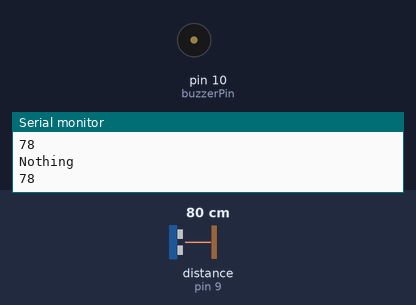
The sketch below on a simulated Arduino Uno, built with avr-gcc and run on an emulated ATmega328P. Shown: buzzer (waves = sounding, pin HIGH), the last lines printed to the serial monitor. Wiring (inferred from the names in the program): ultrasonic range finder: trigger pin 8; echo pin 9. The inputs (shaded band) are chosen by the test bench; at power-on: distance to the obstacle (sensor on pin 9) 80 cm. The echo pulse lasts 58.3 µs per cm; pins used as bus, display or sensor lines are not drawn.

Above: at 1.2 s.
1.3 s: distance to the obstacle (sensor on pin 9) set to 12 cm
2.8 s: distance to the obstacle (sensor on pin 9) set to 9 cm
At 3.6 s:
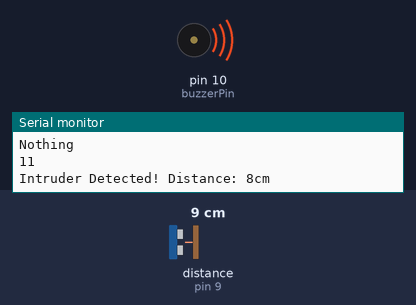
5.8 s: distance to the obstacle (sensor on pin 9) set to 18 cm
At 7.2 s:
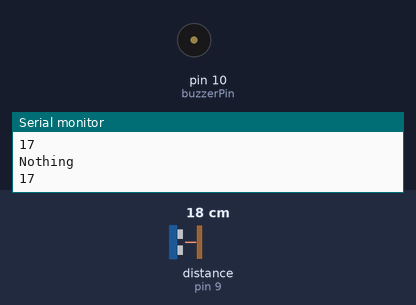
7.5 s: distance to the obstacle (sensor on pin 9) set to 2 cm
At 8.1 s:
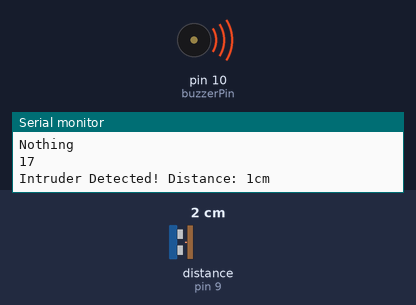
Timing chart, 0 to 11.5 s (numbered marks = the images above; inputs shaded):
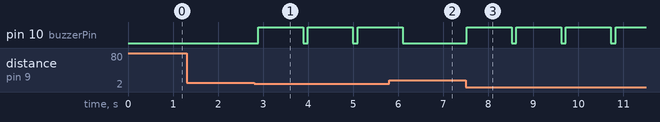

The sketch:

Motion_Detection.ino
```cpp
#include <SoftwareSerial.h>

// Ultrasonic Sensor Pins
const int trigPin = 8;
const int echoPin = 9;

// Buzzer Pin
const int buzzerPin = 10;

// Variables
long duration;
int distance;

void setup() {
  // Initialize serial communication
  Serial.begin(9600);

  // Set pin modes
  pinMode(trigPin, OUTPUT);
  pinMode(echoPin, INPUT);
  pinMode(buzzerPin, OUTPUT);

  // Initial state
  digitalWrite(buzzerPin, LOW);
  Serial.println("System Initialized. Waiting for RFID...");
}

void loop() {

  // Ultrasonic Sensor for Motion Detection
  digitalWrite(trigPin, LOW);
  delayMicroseconds(2);
  digitalWrite(trigPin, HIGH);
  delayMicroseconds(10);
  digitalWrite(trigPin, LOW);

  duration = pulseIn(echoPin, HIGH);
  distance = duration * 0.034 / 2; // Convert to cm

  // If motion detected
  if (distance > 0 && distance < 10 ) {
    Serial.println("Intruder Detected! Distance: " + String(distance) + "cm");
    digitalWrite(buzzerPin, HIGH); // Turn on buzzer
    delay(1000);                   // Alarm for 5 seconds
    digitalWrite(buzzerPin, LOW);  // Turn off buzzer
  } else {
    digitalWrite(buzzerPin, LOW);
    Serial.println("Nothing");
    Serial.println(distance);
  }

  delay(100); // Delay to avoid excessive reads
}
```

Measured:
- the behaviour switches between 11 and 10 cm on distance to the obstacle (sensor on pin 9) (found by bisection; images 0 and 1)
- after the input at 2.8 s, pin 10 (buzzerPin): alternates HIGH for 1.0 s and LOW for 0.10 s, starting after 0.09 s
- after the input at 5.8 s, pin 10 (buzzerPin): goes on until 6.1 s, then stays LOW
- after the input at 7.5 s, pin 10 (buzzerPin): alternates HIGH for 1.0 s and LOW for 0.10 s, starting at once
